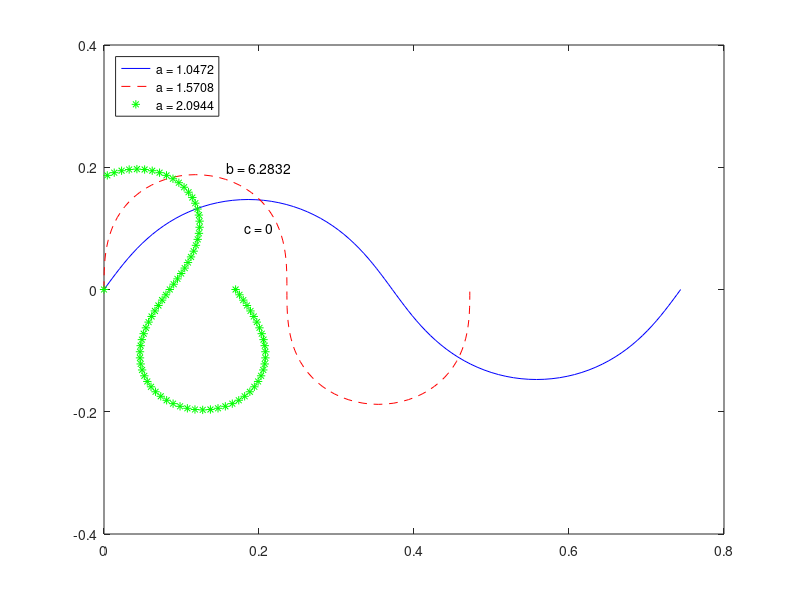
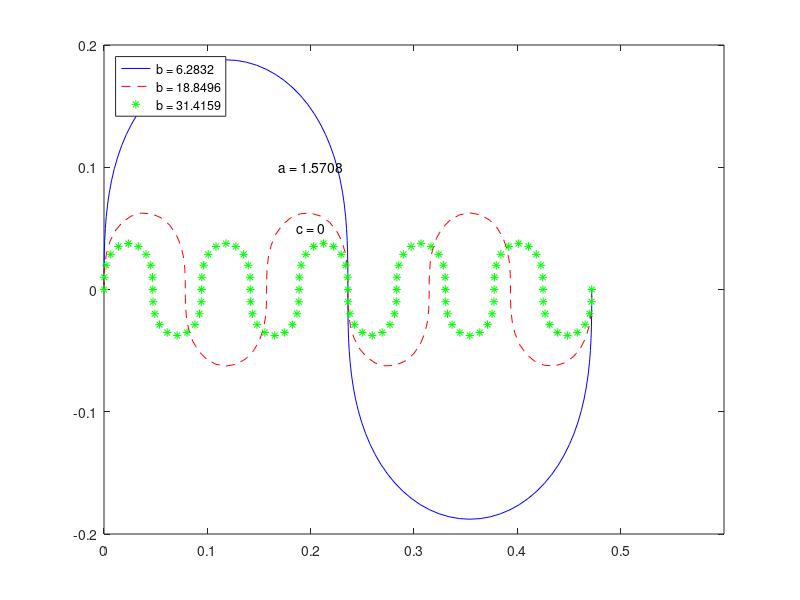
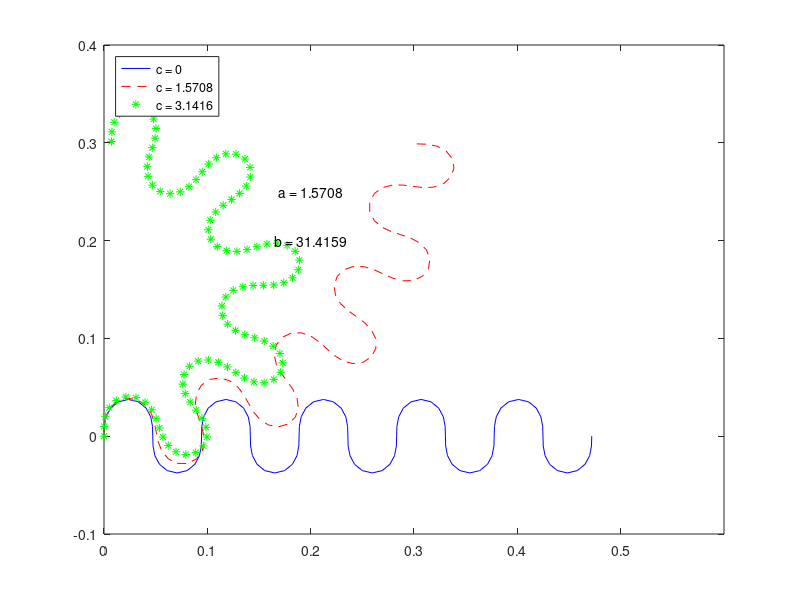

MATLAB code to generate these figures, in order:
% 作者: 海南大学21级本科生yyy
a_values = [pi/3, pi/2, 2*pi/3]; % a 的不同取值
b_values = [2*pi, 6*pi, 10*pi]; % b 的不同取值
c_values = [0, pi/2, pi]; % c 的不同取值

% 定义 s 的范围，适当扩大范围以展示更多曲线特征
s = 0:0.01:1;

% 绘制 a 取不同值的曲线（第一个 figure）
figure(1);
b_fixed = 2*pi;
c_fixed = 0;
colors = ['b', 'r', 'g']; % 为 a 变化的图定义颜色：蓝、红、绿
linestyles = {'-', '--', '*'};
for i = 1:length(a_values)
    a = a_values(i);
    xi = @(sigma) a*cos(b_fixed*sigma)+c_fixed*sigma;
    % 提高积分精度
    x = @(s) integral(@(sigma) cos(xi(sigma)), 0, s, 'ArrayValued', true, 'RelTol',1e-8,'AbsTol',1e-8);
    y = @(s) integral(@(sigma) sin(xi(sigma)), 0, s, 'ArrayValued', true, 'RelTol',1e-8,'AbsTol',1e-8);
    x_vals = arrayfun(x, s);
    y_vals = arrayfun(y, s);
    plot(x_vals, y_vals, linestyles{i}, 'DisplayName', ['a = ', num2str(a)], 'Color', colors(i)); % 设置颜色
    hold on;
end
xlabel('');
ylabel('');
title('');
legend('Location', 'northwest');
% 调整绘图范围
xlim([0, 0.8]);
ylim([-0.4, 0.4]);
text(0.2, 0.2, ['b = ', num2str(b_fixed)], 'HorizontalAlignment', 'center');
text(0.2, 0.1, ['c = ', num2str(c_fixed)], 'HorizontalAlignment', 'center');
hold off;

% 绘制 b 取不同值的曲线（第二个 figure）
figure(2);
a_fixed = pi/2;
c_fixed = 0;
colors = ['b', 'r', 'g']; % 为 b 变化的图定义颜色：洋红、黄、青
linestyles = {'-', '--', '*'};
for i = 1:length(b_values)
    b = b_values(i);
    xi = @(sigma) a_fixed*cos(b*sigma)+c_fixed*sigma;
    % 提高积分精度
    x = @(s) integral(@(sigma) cos(xi(sigma)), 0, s, 'ArrayValued', true, 'RelTol',1e-8,'AbsTol',1e-8);
    y = @(s) integral(@(sigma) sin(xi(sigma)), 0, s, 'ArrayValued', true, 'RelTol',1e-8,'AbsTol',1e-8);
    x_vals = arrayfun(x, s);
    y_vals = arrayfun(y, s);
    plot(x_vals, y_vals, linestyles{i}, 'DisplayName', ['b = ', num2str(b)], 'Color', colors(i)); % 设置颜色
    hold on;
end
xlabel('');
ylabel('');
title('');
legend('Location', 'northwest');
xlim([0, 0.6]);
ylim([-0.2, 0.2]);
text(0.2, 0.1, ['a = ', num2str(a_fixed)], 'HorizontalAlignment', 'center');
text(0.2, 0.05, ['c = ', num2str(c_fixed)], 'HorizontalAlignment', 'center');
hold off;

% 绘制 c 取不同值的曲线（第三个 figure）
figure(3);
a_fixed = pi/2;
b_fixed = 10*pi;
colors = ['b', 'r', 'g']; % 为 c 变化的图定义颜色：黑、白、蓝
linestyles = {'-', '--', '*'};
for i = 1:length(c_values)
    c = c_values(i);
    xi = @(sigma) a_fixed*cos(b_fixed*sigma)+c*sigma;
    % 提高积分精度
    x = @(s) integral(@(sigma) cos(xi(sigma)), 0, s, 'ArrayValued', true, 'RelTol',1e-8,'AbsTol',1e-8);
    y = @(s) integral(@(sigma) sin(xi(sigma)), 0, s, 'ArrayValued', true, 'RelTol',1e-8,'AbsTol',1e-8);
    x_vals = arrayfun(x, s);
    y_vals = arrayfun(y, s);
    plot(x_vals, y_vals, linestyles{i}, 'DisplayName', ['c = ', num2str(c)], 'Color', colors(i)); % 设置颜色
    hold on;
end
xlabel('');
ylabel('');
title('');
legend('Location', 'northwest');
xlim([0, 0.6]);
ylim([-0.1, 0.4]);
text(0.2, 0.25, ['a = ', num2str(a_fixed)], 'HorizontalAlignment', 'center');
text(0.2, 0.2, ['b = ', num2str(b_fixed)], 'HorizontalAlignment', 'center');
hold off;
